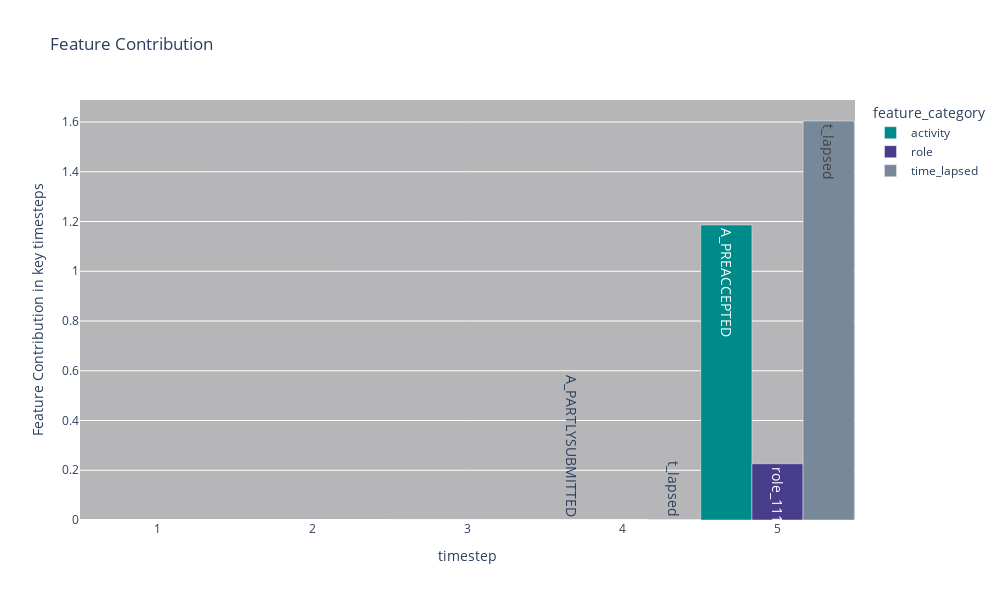

Notebook code cell kept with this figure:
### Markdown cell above
###### Global Explanations

### Code cell
shared_explain_global(shared_output_with_attention,x_test,y_test,index_ac,index_rl,3,prediction=3) #give the encoded number of the prediction target, not the string

### Figure 1 — Plotly figure (JSON) as saved in the notebook; plotly's stock layout.template omitted (floating-point values rounded to 4 significant figures)
{"data": [{"alignmentgroup": "True", "hovertemplate": "feature_category=activity<br>timestep=%{x}<br>Feature Contribution in key timesteps=%{y}<br>feature=%{text}<extra></extra>", "legendgroup": "activity", "marker": {"color": "darkcyan", "pattern": {"shape": ""}}, "name": "activity", "offsetgroup": "activity", "orientation": "v", "showlegend": true, "text": ["A_PREACCEPTED", "A_PARTLYSUBMITTED", "A_SUBMITTED", "none", "none"], "textangle": 90, "textfont": {"size": 14}, "textposition": "auto", "type": "bar", "x": [5, 4, 3, 2, 1], "xaxis": "x", "y": [1.186, 5.583e-05, 1.497e-06, null, null], "yaxis": "y"}, {"alignmentgroup": "True", "hovertemplate": "feature_category=role<br>timestep=%{x}<br>Feature Contribution in key timesteps=%{y}<br>feature=%{text}<extra></extra>", "legendgroup": "role", "marker": {"color": "darkslateblue", "pattern": {"shape": ""}}, "name": "role", "offsetgroup": "role", "orientation": "v", "showlegend": true, "text": ["role_11169", "role_112", "role_112", "none", "none"], "textangle": 90, "textfont": {"size": 14}, "textposition": "auto", "type": "bar", "x": [5, 4, 3, 2, 1], "xaxis": "x", "y": [0.2263, 5.26e-06, 1.113e-06, null, null], "yaxis": "y"}, {"alignmentgroup": "True", "hovertemplate": "feature_category=time_lapsed<br>timestep=%{x}<br>Feature Contribution in key timesteps=%{y}<br>feature=%{text}<extra></extra>", "legendgroup": "time_lapsed", "marker": {"color": "lightslategray", "pattern": {"shape": ""}}, "name": "time_lapsed", "offsetgroup": "time_lapsed", "orientation": "v", "showlegend": true, "text": ["t_lapsed", "t_lapsed", "t_lapsed", "t_lapsed", "t_lapsed"], "textangle": 90, "textfont": {"size": 14}, "textposition": "auto", "type": "bar", "x": [5, 4, 3, 2, 1], "xaxis": "x", "y": [1.604, 0.0009545, 1.186e-06, null, null], "yaxis": "y"}], "layout": {"bargap": 0.01, "barmode": "group", "height": 600, "legend": {"title": {"text": "feature_category"}, "tracegroupgap": 0}, "plot_bgcolor": "rgb(182,182,184)", "title": {"text": "Feature Contribution"}, "uniformtext": {"minsize": 14, "mode": "show"}, "width": 1000, "xaxis": {"anchor": "y", "domain": [0, 1], "title": {"text": "timestep"}}, "yaxis": {"anchor": "x", "domain": [0, 1], "title": {"text": "Feature Contribution in key timesteps"}}}}
